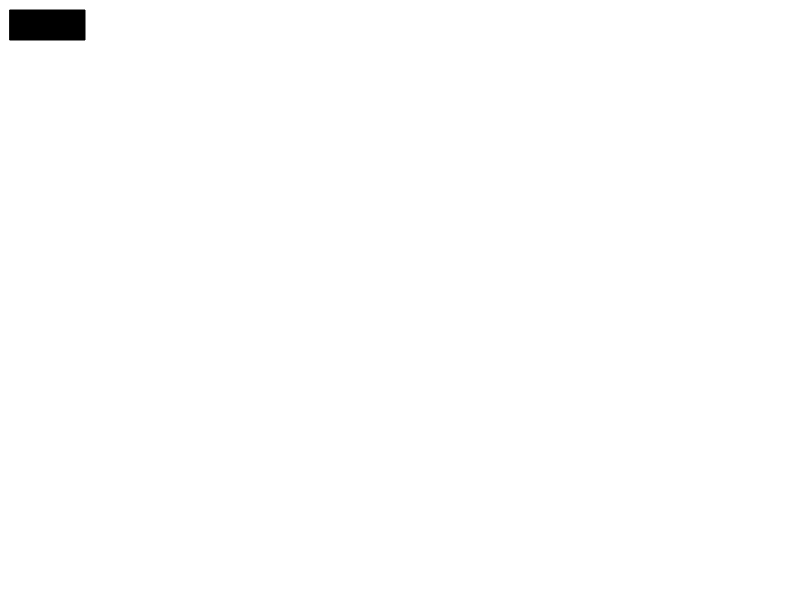
Frame 1 (no input)
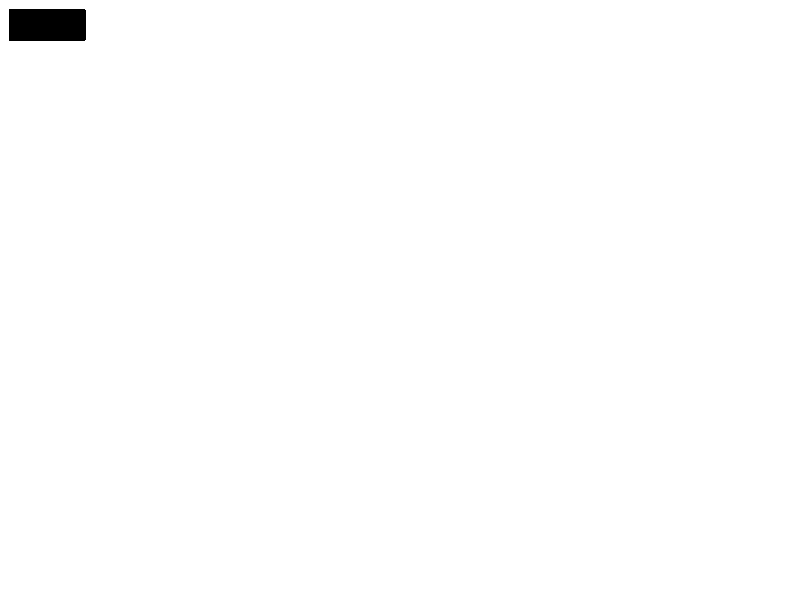
Frame 60 (no input)
Frame 120 (the mouse pressed at the canvas centre since frame 60): identical to frame 60, image omitted

The p5.js sketch that drew these frames (run headless with seeded random() and noise() and a simulated clock; from frame 60 on, the mouse is pressed at the canvas centre):

// p5.js sketch
// ── sketch.js
5//Initialization function
function setup() {
  //Set the size of rendering window - pixels
  createCanvas(800, 600);

  // Set colors
  fill(0, 0, 0);
  stroke(0, 0, 0);

}
function draw(){
  rect(10, 10, 75, 30); // rect(x, y, width, height)
}
